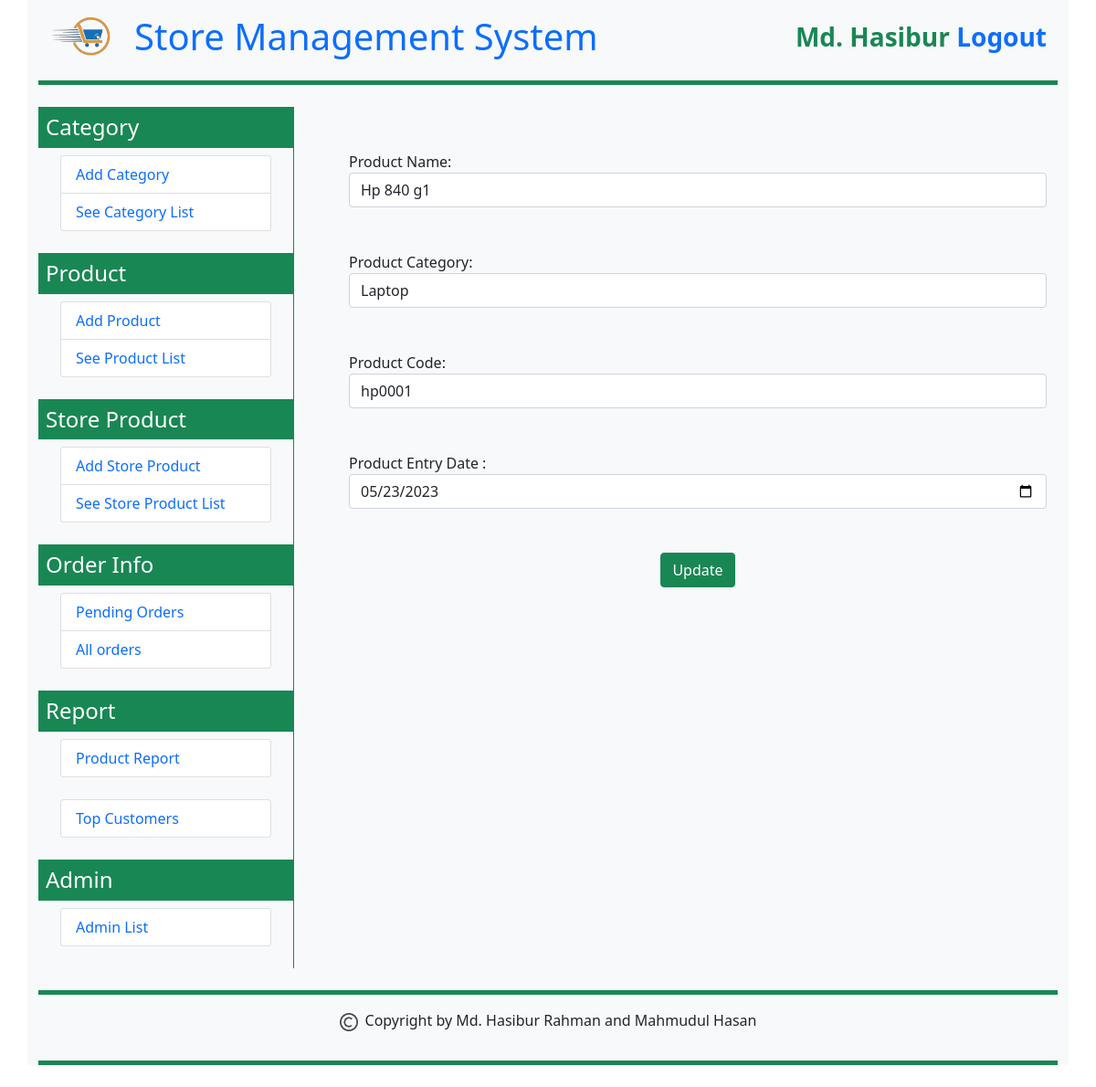
Screenshot of /sms/product_update.php?id=1 (signed in) with the database file from the repository.
### tables this page shows
CREATE TABLE `product` (
  `product_id` int(11) NOT NULL,
  `product_name` varchar(30) NOT NULL,
  `product_category` int(3) NOT NULL,
  `product_code` varchar(10) NOT NULL,
  `product_entrydate` varchar(10) NOT NULL
);

CREATE TABLE `category` (
  `category_id` int(11) NOT NULL,
  `category_name` varchar(30) NOT NULL,
  `category_entrydate` varchar(10) NOT NULL
);

### sms/product_update.php (the view, shortened to what this page needs)
<?php
require('connector.php');
$user_first_name = $_SESSION['user_first_name'];
$user_last_name = $_SESSION['user_last_name'];
if (!empty($user_first_name) && !empty($user_last_name)) {
?>
    <!DOCTYPE html>
    <html>
    <head>
        <link href="https://cdn.jsdelivr.net/npm/bootstrap@5.0.2/dist/css/bootstrap.min.css" rel="stylesheet">
    </head>
    <body>
        <div class="container bg-light">
            <div class="container-fluid border-bottom border-success border-5 mb-4 py-3">
                <?php include('fixed_part/topbar.php'); ?>
            </div>
            <div class="container-fluid">
                <div class="row">
                    <div class="col-sm-3 bg-light p-0 m-0">
                        <?php include('fixed_part/left_part.php'); ?>
                    </div>
                    <div class="col-sm-9 border-start border-success">
                        <div class="container p-4 m-4">
                            <?php
                            if (isset($_GET['id'])) {
                                $getid =  $_GET['id'];
                                $sql = "SELECT * FROM product where product_id=$getid";
                                $query = $conn->query($sql);
                                $data = mysqli_fetch_array($query);
                                $product_name        = $data['product_name'];
                                $product_category    = $data['product_category'];
                                $product_code        = $data['product_code'];
                                $product_entrydate   = $data['product_entrydate'];
                            }
                            ?>
                            <?php
                            $sql = "select * from category";
                            $query = $conn->query($sql);
                            ?>
                            <form action="<?php echo $_SERVER['PHP_SELF'] ?>" method="GET">
                                Product Name: <br>
                                <input type="text" class="form-control" name="product_name" value="<?php echo $product_name ?>"><br><br>
                                Product Category: <br>
                                <select class="form-control" name="product_category">
                                    <?php
                                    while ($data = mysqli_fetch_array($query)) {
                                        $category_id = $data['category_id'];
                                        $category_name = $data['category_name'];
                                    ?>
                                        <option value='<?php echo $category_id ?>' <?php if ($category_id == $product_category) {
                                                                                                                    echo 'selected';
                                                                                                                    } ?>>
                                            <?php echo $category_name ?>
                                        </option>
                                    <?php } ?>
                                </select><br><br>
                                Product Code: <br>
                                <input type="text" class="form-control" name="product_code" value="<?php echo $product_code ?>"><br><br>
                                Product Entry Date : <br>
                                <input type="date" class="form-control" name="product_entrydate" value="<?php echo $product_entrydate ?>"><br><br>
                                <div class="text-center">
                                    <input type="submit" name="Update" class="btn btn-success" value="Update">
                                </div>
                            </form>
                        </div>
                    </div>
                </div>
            </div>
            <div class="container-fluid border-bottom border-top border-success border-5 mt-4 mb-4 py-3">
                <?php include('fixed_part/footer.php'); ?>
            </div>
        </div>
    </body>
    </html>
<?php
} else {
    header('location:login.php');
}
?>

### rows the page displays
product: product_name "Hp 840 g1", product_category "Laptop", product_code "hp0001", product_entrydate "05/23/2023"

### other values shown
$user_first_name "Md. Hasibur"
